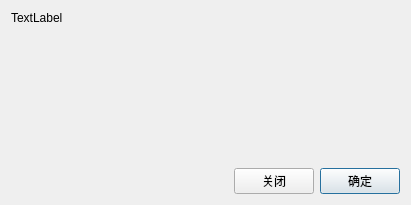
<?xml version="1.0" encoding="UTF-8"?>
<ui version="4.0">
 <class>MessageBox</class>
 <widget class="QWidget" name="MessageBox">
  <property name="geometry">
   <rect>
    <x>0</x>
    <y>0</y>
    <width>411</width>
    <height>205</height>
   </rect>
  </property>
  <property name="windowTitle">
   <string>Form</string>
  </property>
  <layout class="QGridLayout" name="gridLayout">
   <item row="1" column="0">
    <spacer name="horizontalSpacer">
     <property name="orientation">
      <enum>Qt::Horizontal</enum>
     </property>
     <property name="sizeHint" stdset="0">
      <size>
       <width>244</width>
       <height>20</height>
      </size>
     </property>
    </spacer>
   </item>
   <item row="1" column="1">
    <widget class="QPushButton" name="cancelButton">
     <property name="text">
      <string>关闭</string>
     </property>
    </widget>
   </item>
   <item row="1" column="2">
    <widget class="QPushButton" name="okButton">
     <property name="text">
      <string>确定</string>
     </property>
     <property name="autoDefault">
      <bool>true</bool>
     </property>
     <property name="default">
      <bool>true</bool>
     </property>
    </widget>
   </item>
   <item row="0" column="0" colspan="3">
    <widget class="QLabel" name="messageLabel">
     <property name="sizePolicy">
      <sizepolicy hsizetype="Expanding" vsizetype="Expanding">
       <horstretch>0</horstretch>
       <verstretch>0</verstretch>
      </sizepolicy>
     </property>
     <property name="text">
      <string>TextLabel</string>
     </property>
     <property name="alignment">
      <set>Qt::AlignLeading|Qt::AlignLeft|Qt::AlignTop</set>
     </property>
    </widget>
   </item>
  </layout>
 </widget>
 <tabstops>
  <tabstop>okButton</tabstop>
  <tabstop>cancelButton</tabstop>
 </tabstops>
 <resources/>
 <connections/>
</ui>
